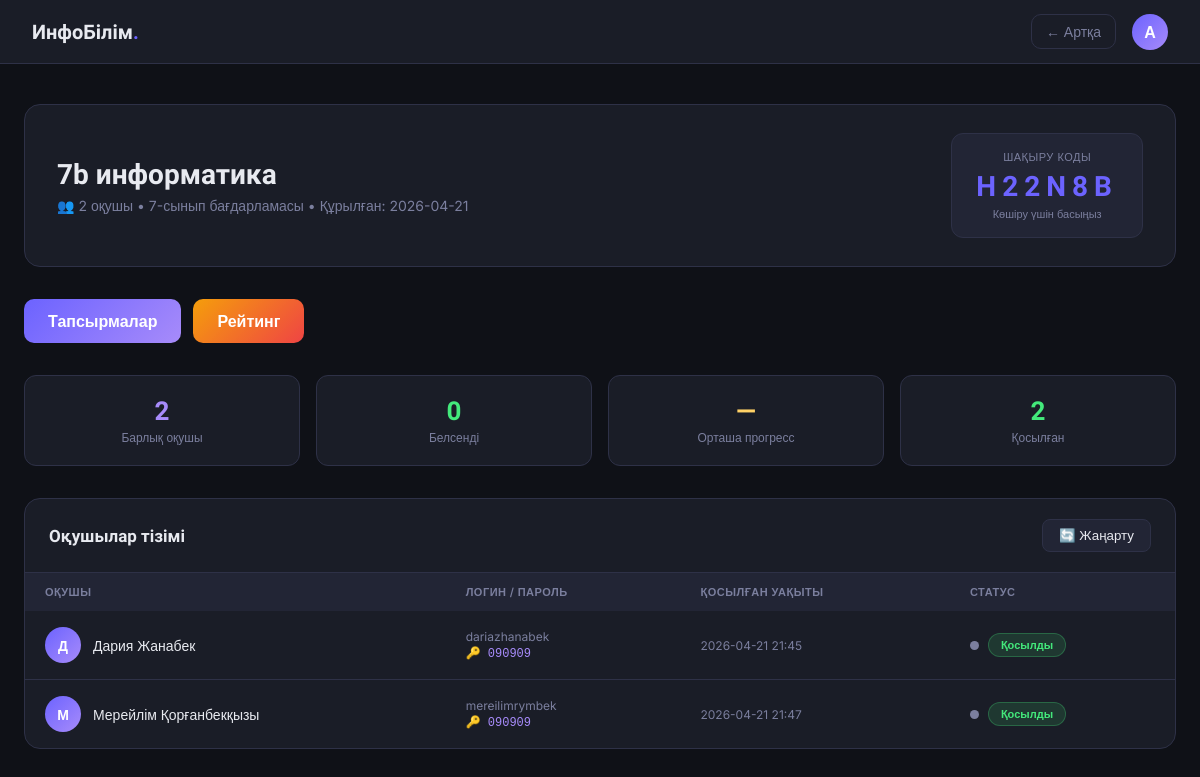
Page /teacher/class/1 (signed in) on the committed database.
### tables this page shows
CREATE TABLE classes (
                id INTEGER PRIMARY KEY AUTOINCREMENT,
                name TEXT NOT NULL,
                teacher_id INTEGER NOT NULL,
                invite_code TEXT NOT NULL UNIQUE,
                created_at TIMESTAMP DEFAULT CURRENT_TIMESTAMP, class_level INTEGER NOT NULL DEFAULT 7,
                FOREIGN KEY (teacher_id) REFERENCES users(id)
            );

CREATE TABLE class_students (
                id INTEGER PRIMARY KEY AUTOINCREMENT,
                class_id INTEGER NOT NULL,
                student_id INTEGER NOT NULL,
                joined_at TIMESTAMP DEFAULT CURRENT_TIMESTAMP,
                FOREIGN KEY (class_id) REFERENCES classes(id),
                FOREIGN KEY (student_id) REFERENCES users(id),
                UNIQUE(class_id, student_id)
            );

CREATE TABLE users (
                id INTEGER PRIMARY KEY AUTOINCREMENT,
                name TEXT NOT NULL,
                username TEXT NOT NULL UNIQUE,
                password TEXT NOT NULL,
                role TEXT NOT NULL DEFAULT 'student'
            );

### main.py (the view)
@app.get("/teacher/class/{class_id}", response_class=HTMLResponse)
def class_detail(class_id: int, request: Request):
    user_role = request.cookies.get("user_role", "")
    user_id = request.cookies.get("user_id", "")
    if user_role != "teacher":
        return RedirectResponse(url="/glav", status_code=303)
    class_ = db.get_class_by_id(class_id)
    if not class_ or class_["teacher_id"] != int(user_id):
        return RedirectResponse(url="/teacher", status_code=303)
    students = db.get_class_students(class_id)
    return render_template(request, "teacher_class.html", {
        "class": dict(class_),
        "students": [dict(s) for s in students]
    })

### templates/teacher_class.html (shortened to what this page needs)
<!DOCTYPE html>
<html lang="kk">
<head>
</head>
<body>
<header>
    <a href="/teacher" class="logo">ИнфоБілім<span>.</span></a>
    <div class="header-right">
        <a href="/teacher" class="back-btn">← Артқа</a>
        <div class="avatar">{{ user_name[0] | upper }}</div>
    </div>
</header>
<main>
    <div class="class-header">
        <div>
            <h1 class="class-title">{{ class.name }}</h1>
            <div class="class-meta">
                👥 <span id="studentCount">{{ students|length }}</span> оқушы •
                {{ class.class_level if class.class_level else 7 }}-сынып бағдарламасы •
                Құрылған: {{ class.created_at[:10] if class.created_at else '—' }}
            </div>
        </div>
        <div class="invite-block">
            <div class="invite-label">Шақыру коды</div>
            <div class="invite-code" onclick="copyCode('{{ class.invite_code }}')">{{ class.invite_code }}</div>
            <div class="invite-hint">Көшіру үшін басыңыз</div>
        </div>
    </div>
    <div class="action-buttons">
        <a href="/teacher/class/{{ class.id }}/assignments" class="action-btn primary"> Тапсырмалар</a>
        <a href="/teacher/class/{{ class.id }}/section-rating/1" class="action-btn secondary"> Рейтинг</a>
    </div>
    <div class="summary-row">
        <div class="summary-card">
            <div class="summary-num purple">{{ students|length }}</div>
            <div class="summary-label">Барлық оқушы</div>
        </div>
        <div class="summary-card">
            {% set active = students|selectattr('total_tests', 'defined')|list|length %}
            <div class="summary-num green">{{ active }}</div>
            <div class="summary-label">Белсенді</div>
        </div>
        <div class="summary-card">
            <div class="summary-num yellow">—</div>
            <div class="summary-label">Орташа прогресс</div>
        </div>
        <div class="summary-card">
            <div class="summary-num green">{{ students|selectattr('id', 'defined')|list|length }}</div>
            <div class="summary-label">Қосылған</div>
        </div>
    </div>
    <div class="table-card">
        <div class="table-header-row">
            <div class="table-title">Оқушылар тізімі</div>
            <button class="refresh-btn" onclick="refreshStudents()">🔄 Жаңарту</button>
        </div>
        {% if students and students|length > 0 %}
        <table>
            <thead>
                <tr>
                    <th>Оқушы</th>
                    <th>Логин / Пароль</th>
                    <th>Қосылған уақыты</th>
                    <th>Статус</th>
                </tr>
            </thead>
            <tbody id="studentsTableBody">
                {% for s in students %}
                <tr>
                    <td>
                        <div class="student-cell">
                            <div class="student-avatar">{{ s.name[0] | upper }}</div>
                            <div>
                                <div class="student-name">{{ s.name }}</div>
                            </div>
                        </div>
                    </td>
                    <td>
                        <div class="student-login">{{ s.email }}</div>
                        <div class="student-password">🔑 {{ s.password }}</div>
                    </td>
                    <td class="joined-date">{{ s.joined_at[:16] if s.joined_at else '—' }}</td>
                    <td>
                        <span class="online-dot {% if s.is_active %}active{% endif %}" data-id="{{ s.id }}"></span>
                        {% if s.is_active %}<span style="color:var(--green);font-size:12px;font-weight:600;">Тест тапсыруда</span>{% else %}<span class="badge badge-green">Қосылды</span>{% endif %}
                    </td>
                </tr>
                {% endfor %}
            </tbody>
        </table>
        {% endif %}
    </div>
</main>
</body>
</html>

### rows in the picture
classes: name "7b информатика", class_level "7", created_at "2026-04-21", invite_code "H22N8B"
class_students: name "Д", name "Дария Жанабек", email "dariazhanabek", password "090909", joined_at "2026-04-21 21:45"
class_students: name "М", name "Мерейлім Қорғанбекқызы", email "mereilimrymbek", password "090909", joined_at "2026-04-21 21:47"

### other values in the picture
{{ user_name[0] | upper }} "А"
{{ students|length }} "2"
{{ active }} "0"
{{ students|selectattr('id', 'defined')|list|length }} "2"
